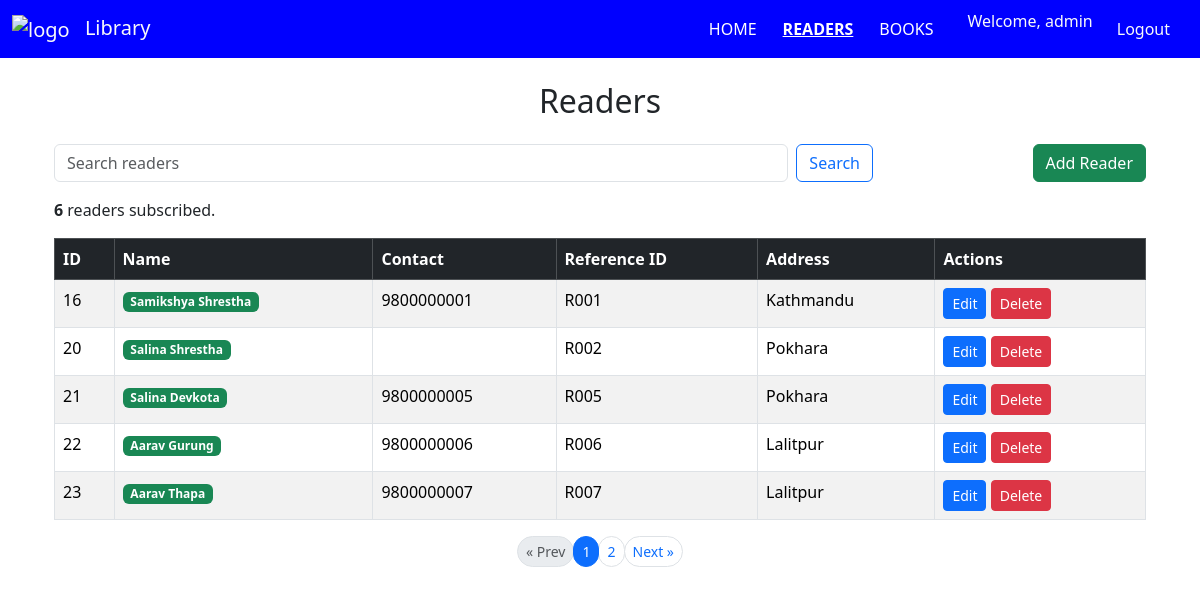
Page /readers/ (signed in) on the committed database.
### lims_app/models.py (models this page shows, shortened)
class User(AbstractUser):
    ROLE_CHOICES = (
        ('admin', 'Admin'),
        ('librarian', 'Librarian'),
        ('member', 'Member'),
    )
    role = models.CharField(max_length=10, choices=ROLE_CHOICES, default='member')
    phone = models.CharField(max_length=15, blank=True, null=True)
    address = models.TextField(blank=True, null=True)
    def is_admin(self):
        return self.role == 'admin' or self.is_superuser

class Reader(models.Model):
    user = models.OneToOneField(User, on_delete=models.CASCADE, null=True, blank=True)
    reference_id = models.CharField(max_length=50, unique=True)   # unique
    reader_name = models.CharField(max_length=100)
    reader_contact = models.CharField(max_length=50, blank=True, null=True, unique=True)  # unique
    reader_address = models.TextField(blank=True, null=True)
    active = models.BooleanField(default=True)

### lims_app/views.py (the view)
# urls.py: path('readers/', views.readers_tab, name='readers_tab'),
@admin_required
def readers_tab(request):
    query = ''
    message = ''
    if request.method == "POST":
        query = request.POST.get('query', '').strip()
        if query:
            readers = Reader.objects.filter(reader_name__icontains=query)
            if not readers.exists():
                message = f"No readers matched '{query}'."
        else:
            readers = Reader.objects.all()
    else:
        readers = Reader.objects.all()
    paginator = Paginator(readers, 5)
    page_number = request.GET.get('page')
    page_obj = paginator.get_page(page_number)
    return render(request, "readers.html", {
        "current_tab": "readers",
        "readers": page_obj,
        "query": query,
        "message": message
    })

### lims_app/templates/readers.html (shortened to what this page needs)
<!DOCTYPE html>
{% extends "index.html" %}
{% load static %}
{% block main_content %}
<div class="container mt-4">
    <h2 class="text-center mb-4">Readers</h2>
    <div class="d-flex justify-content-between mb-3">
        <form class="d-flex w-75" role="search" action="{% url 'readers_tab' %}" method="POST">
            <input class="form-control me-2" type="search" name="query" placeholder="Search readers" aria-label="Search" value="{{ query }}">
            <button class="btn btn-outline-primary" type="submit">Search</button>
        </form>
        <button class="btn btn-success" data-bs-toggle="modal" data-bs-target="#addReaderModal">Add Reader</button>
    </div>
    <p><strong>{{ readers.paginator.count }}</strong> readers subscribed.</p>
    <div class="table-responsive" style="max-height: 500px; overflow-y:auto;">
        <table class="table table-bordered table-striped table-hover">
            <thead class="table-dark">
                <tr>
                    <th>ID</th>
                    <th>Name</th>
                    <th>Contact</th>
                    <th>Reference ID</th>
                    <th>Address</th>
                    <th>Actions</th>
                </tr>
            </thead>
            <tbody>
                {% for reader in readers %}
                <tr>
                    <td>{{ reader.id }}</td>
                    <td>
                        {% if reader.active %}
                        <span class="badge bg-success">{{ reader.reader_name }}</span>
                        {% else %}
                        <span class="badge bg-secondary">{{ reader.reader_name }}</span>
                        {% endif %}
                    </td>
                    <td>{{ reader.reader_contact }}</td>
                    <td>{{ reader.reference_id }}</td>
                    <td>{{ reader.reader_address }}</td>
                    <td>
                        <a href="{% url 'update_reader' reader.id %}" class="btn btn-sm btn-primary">Edit</a>
                        <a href="{% url 'delete_reader' reader.id %}" class="btn btn-sm btn-danger" onclick="return confirm('Are you sure to delete this reader?');">Delete</a>
                    </td>
                </tr>
                {% empty %}
                <tr>
                    <td colspan="6" class="text-center">No readers found.</td>
                </tr>
                {% endfor %}
            </tbody>
        </table>
    </div>
    {% if readers.has_other_pages %}
    <nav aria-label="Page navigation">
        <ul class="pagination justify-content-center pagination-sm">
            {% if readers.has_previous %}
            <li class="page-item">
                <a class="page-link rounded-pill" href="?page={{ readers.previous_page_number }}{% if query %}&query={{ query }}{% endif %}">« Prev</a>
            </li>
            {% else %}
            <li class="page-item disabled">
                <span class="page-link rounded-pill">« Prev</span>
            </li>
            {% endif %}
            {% for num in readers.paginator.page_range %}
                {% if readers.number == num %}
                    <li class="page-item active">
                        <span class="page-link rounded-pill">{{ num }}</span>
                    </li>
                {% elif num >= readers.number|add:-2 and num <= readers.number|add:2 %}
                    <li class="page-item">
                        <a class="page-link rounded-pill" href="?page={{ num }}{% if query %}&query={{ query }}{% endif %}">{{ num }}</a>
                    </li>
                {% endif %}
            {% endfor %}
            {% if readers.has_next %}
            <li class="page-item">
                <a class="page-link rounded-pill" href="?page={{ readers.next_page_number }}{% if query %}&query={{ query }}{% endif %}">Next »</a>
            </li>
            {% else %}
            <li class="page-item disabled">
                <span class="page-link rounded-pill">Next »</span>
            </li>
            {% endif %}
        </ul>
    </nav>
    {% endif %}
</div>
{% endblock %}

### lims_app/templates/index.html (shortened to what this page needs)
<!doctype html>
{% load static %}
<html lang="en">
  <head>
    <link href="https://cdn.jsdelivr.net/npm/bootstrap@5.3.8/dist/css/bootstrap.min.css" rel="stylesheet">
  </head>
  <body>
    <nav class="navbar navbar-expand-lg" style="background-color: #0000FF;">
      <div class="container-fluid">
        <a class="navbar-brand text-light" href="#">
          <img src="{% static 'lims_app/logo1.jpg' %}" alt="logo" height="45" style="margin-right: 10px">
          Library
        </a>
        <div class="collapse navbar-collapse" id="navbarNav">
          <ul class="navbar-nav ms-auto">
            {% if user.is_authenticated %}
              {% if user.is_admin %}
                <li class="nav-item">
                  <a class="nav-link {% if current_tab == 'home' %}active{% endif %}" href="{% url 'home' %}">HOME</a>
                </li>
                <li class="nav-item">
                  <a class="nav-link {% if current_tab == 'readers' %}active{% endif %}" href="{% url 'readers_tab' %}">READERS</a>
                </li>
                <li class="nav-item">
                  <a class="nav-link {% if current_tab == 'books' %}active{% endif %}" href="{% url 'book_list' %}">BOOKS</a>
                </li>
              {% endif %}
              <li class="nav-item">
                <span class="navbar-text text-light mx-3">Welcome, {{ user.username }}</span>
              </li>
              <li class="nav-item">
                <a class="nav-link text-light" href="{% url 'logout' %}">Logout</a>
              </li>
            {% endif %}
          </ul>
        </div>
      </div>
    </nav>
    <div class="container mt-4">
      {% block main_content %}
      {% endblock %}
    </div>
  </body>
</html>

### lims_app/templates/index.html (style rules this page uses)
.navbar-nav .nav-link.active { font-weight: bold; text-decoration: underline; color: #fff; }
.navbar-nav .nav-link { color: white; margin-right: 10px; }

### rows in the picture
User: username "admin"
Reader: id "16", reader_name "Samikshya Shrestha", reader_contact "9800000001", reference_id "R001", reader_address "Kathmandu"
Reader: id "20", reader_name "Salina Shrestha", reference_id "R002", reader_address "Pokhara"
Reader: id "21", reader_name "Salina Devkota", reader_contact "9800000005", reference_id "R005", reader_address "Pokhara"
Reader: id "22", reader_name "Aarav Gurung", reader_contact "9800000006", reference_id "R006", reader_address "Lalitpur"
Reader: id "23", reader_name "Aarav Thapa", reader_contact "9800000007", reference_id "R007", reader_address "Lalitpur"

### other values in the picture
{{ readers.paginator.count }} "6"
{{ num }} "1"
{{ num }} "2"
